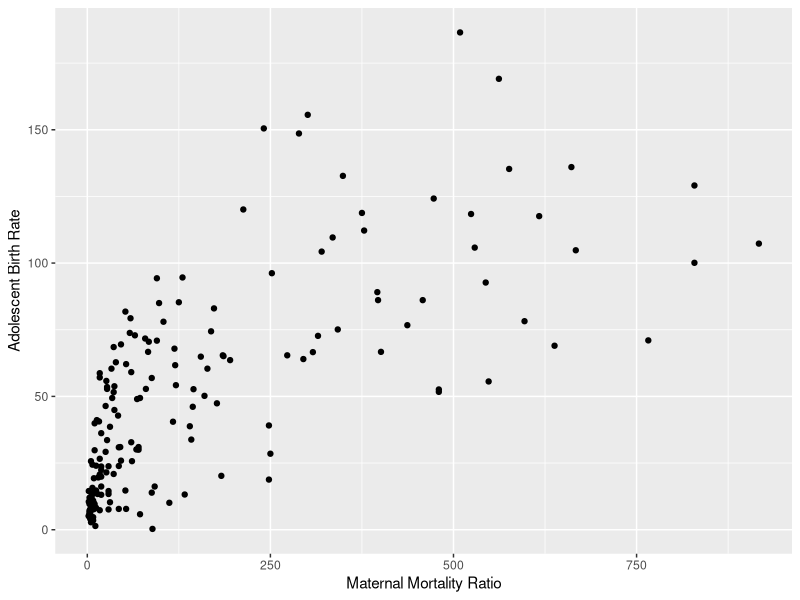
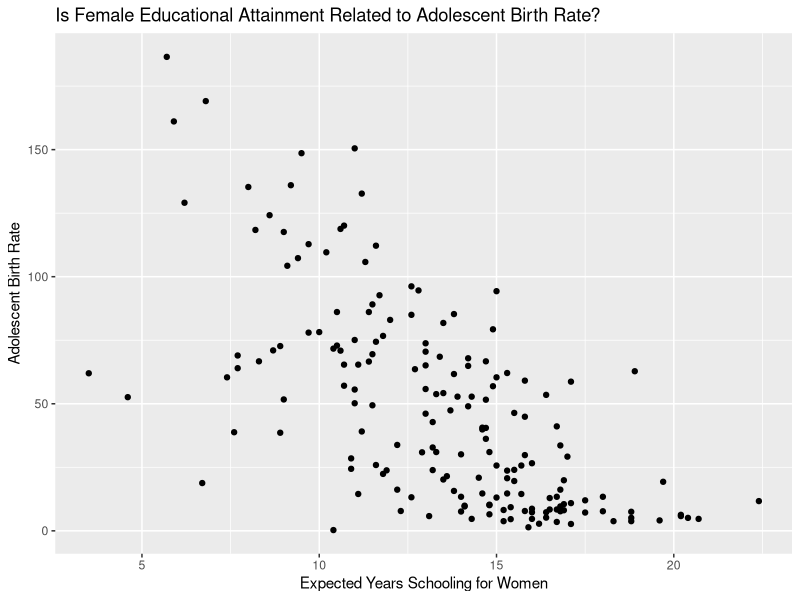
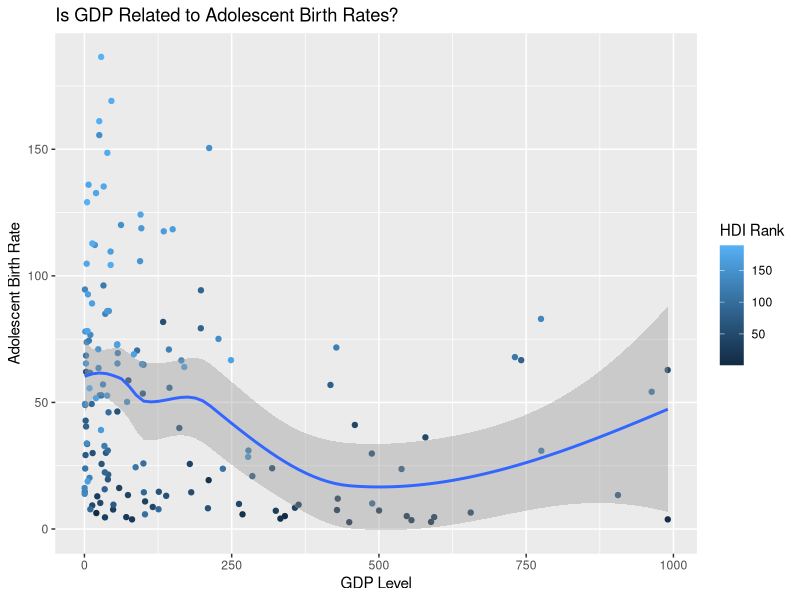
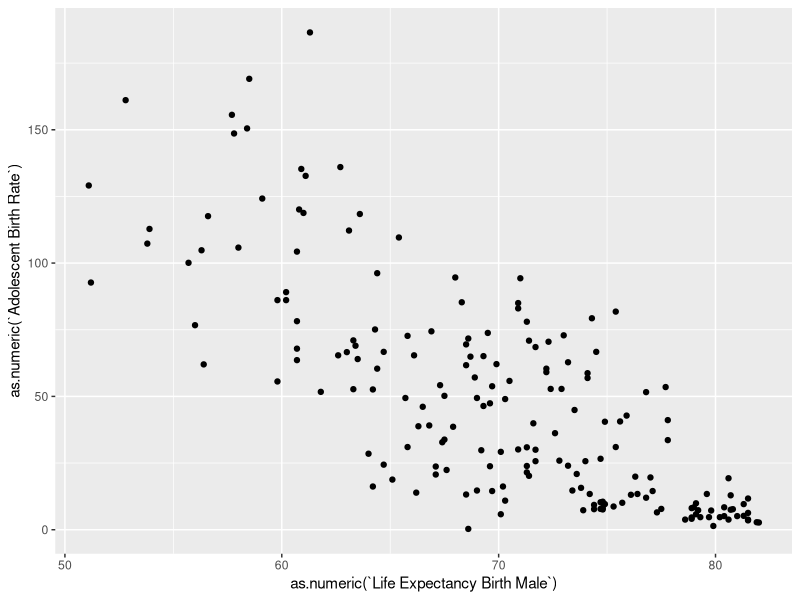
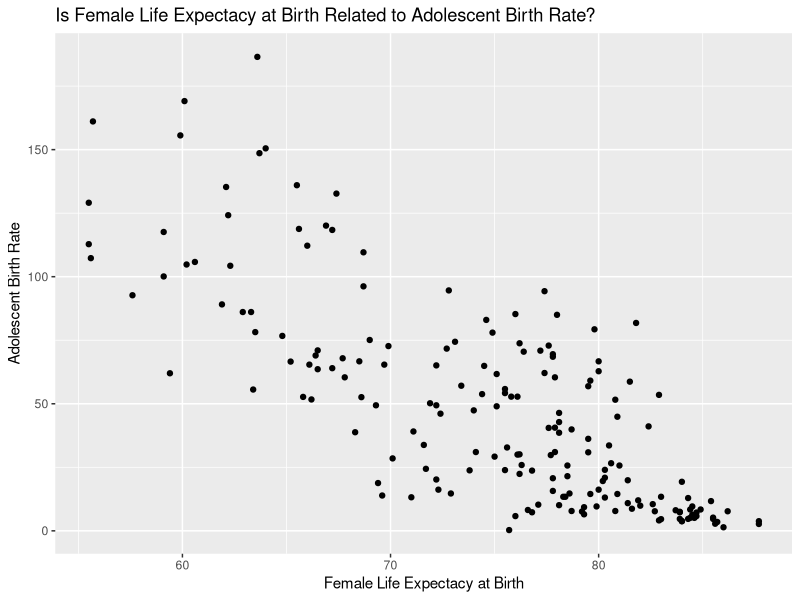
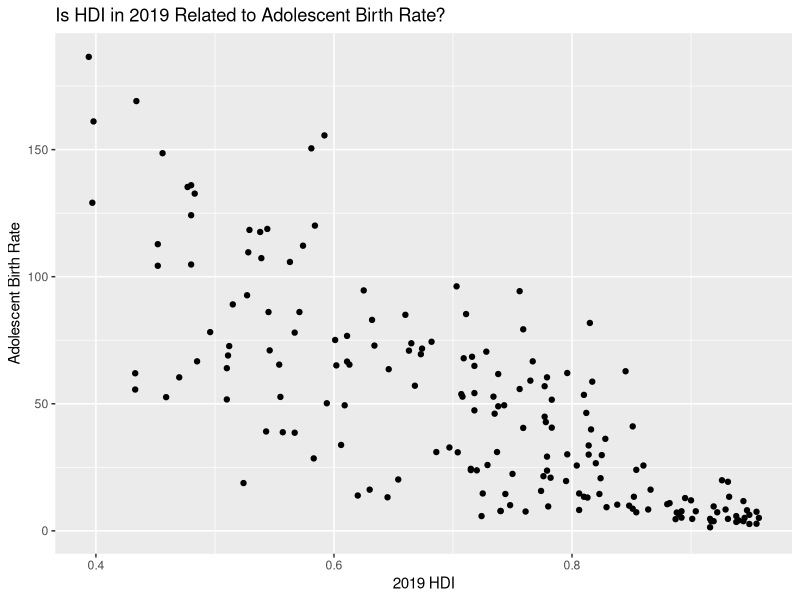
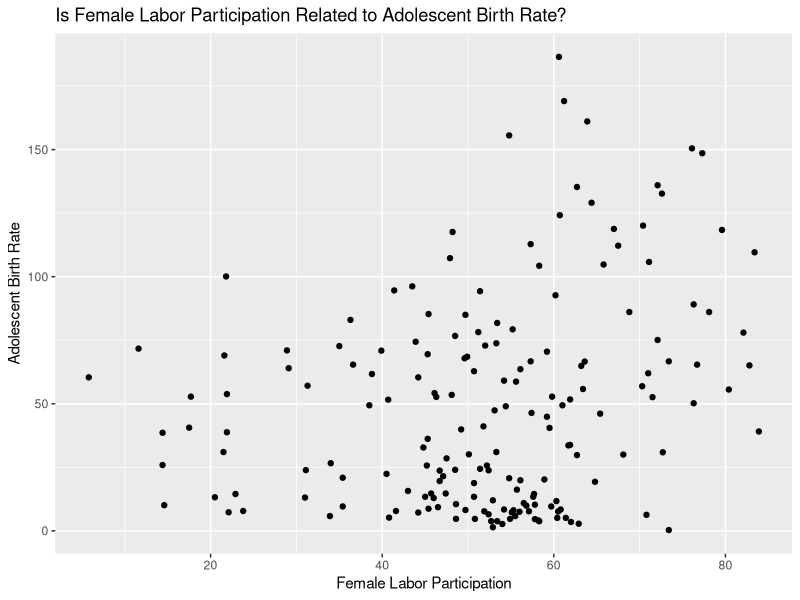
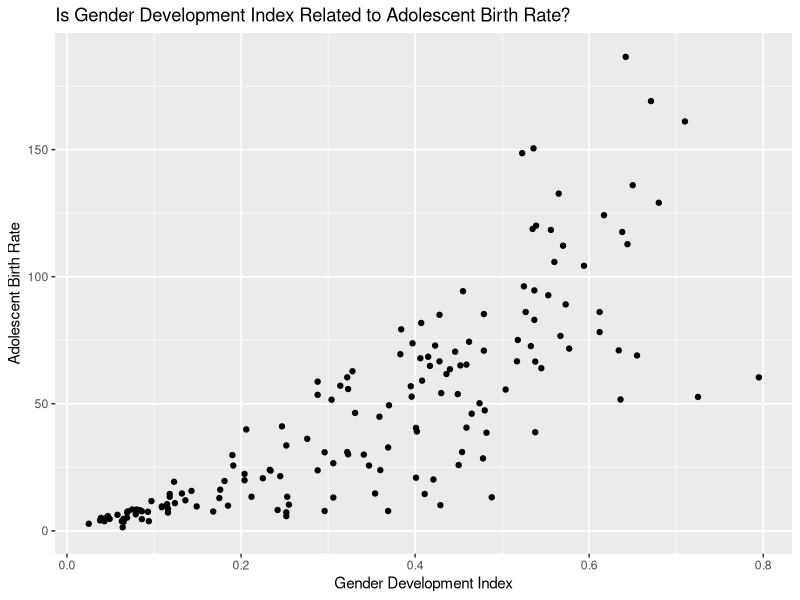

Generate these figures, in order, with R:
## ---- chunk 1
library(tidyverse)
library(dplyr)
library(ggplot2)

knitr::opts_chunk$set(eval = TRUE, echo = FALSE, message = FALSE, warning = FALSE)
## ---- chunk 2
hdi1 <- read.csv("../data/HDI_Table1.csv")
hdi4 <- read.csv("../data/HDI_Table4.csv")
hdi5 <- read.csv("../data/HDI_Table5.csv")
hdi8 <- read.csv("../data/HDI_Table8.csv")
hdi10 <- read.csv("../data/HDI_Table10.csv")
adolescent_births <- read.csv("../data/Adolescent_Births.csv")
contraceptive_prevalence <- read.csv("../data/Contraceptive_Prevalence.csv")
## ---- chunk 3
hdi1_clean <- slice(hdi1, -c(1:7, 74, 128, 166, 200, 207:270))
hdi1_clean <- select(hdi1_clean, select = -c(X.1, X.3, X.5, X.7, X.9, X.11))
names(hdi1_clean) <- c("HDI Rank", "Country", "HDI 2019", "Life Expectancy Birth", "Expected Years Schooling", "Mean Years Schooling", "GNI Per Capita", "GNI Per Capita Minus HDI", "HDI 2018")

hdi4_clean <- slice(hdi4, -c(1:7, 74, 128, 166, 200, 207:264))
hdi4_clean <- select(hdi4_clean, select = -c(X.1, X.3, X.5, X.7, X.9, X.11, X.13, X.15, X.17, X.19, X.21, X.23))
names(hdi4_clean) <- c("HDI Rank", "Country", "Gender Development Index", "Gender Development Index Group", "HDI Female", "HDI Male", "Life Expectancy Birth Female", "Life Expectancy Birth Male", "Expected Years Schooling Female", "Expected Years Schooling Male", "Mean Years Schooling Female", "Mean Years Schooling Male", "Estimated GNI per Capita Female", "Estimated GNI per Capita Male")

hdi5_clean <- slice(hdi5, -c(1:7, 74, 128, 166, 200, 207:270))
hdi5_clean <- select(hdi5_clean, select = -c(X.1, X.3, X.5, X.7, X.9, X.11, X.13, X.15, X.17))
names(hdi5_clean) <- c("HDI Rank", "Country", "Gender Development Index", "Gender Development Index Rank", "Maternal Mortality Ratio", "Adolescent Birth Rate", "Seats Parliament Female", "Secondary Education Female", "Secondary Education Male", "Labour Participation Female", "Labour Participation Male")

hdi8_clean <- slice(hdi8, -c(1:7, 74, 128, 166, 200, 207:264))
hdi8_clean <- select(hdi8_clean, select = -c(X.1, X.3, X.5, X.7, X.9, X.11, X.13, X.15, X.17, X.19, X.21, X.23, X.25, X.27, X.29 : X.33))
names(hdi8_clean) <- c("HDI Rank", "Country", "Infants Breastfed", "Lack DTP Immunization", "Lack Measles Immunization", "Child Malnutrition", "Mortality Rate Infant", "Mortality Rate Under 5", "Mortality Rate Female", "Mortality Rate Male", "Mortality Rate Noncommunicable Female", "Mortality Rate Noncommunicable Male", "Malaria Incidence", "TB Incidence", "HIV Prevalence", "Healthy Life Expectancy at Birth", "Health Expenditure of GDP")

hdi10_clean <- slice(hdi10, -c(1:7, 74, 128, 166, 200, 207:260))
hdi10_clean <- select(hdi10_clean, select = -c(X.1, X.3, X.5, X.7, X.9, X.11, X.13, X.15, X.17, X.19, X.21, X.23))
names(hdi10_clean) <- c("HDI Rank", "Country", "GDP", "GDP per Capita", "GDP Annual Growth", "Labour Share", "Gross Fixed Capital Formation of GDP", "General Government Consumption of GDP", "General Government Consumption Annual Growth", "Total Tax Revenue of GDP", "Taxes Income Profits Capital Gains of TTR", "External Debt Stock of GNI", "Total Debt Service of GNI", "Consumer Price Index")

adolescent_births_clean <- select(adolescent_births, select = c(ParentLocation, Location, Period, IsLatestYear, FactValueNumeric, Value))
names(adolescent_births_clean) <- c("World Region", "Country", "Period", "Is Latest Year", "Adolescent Births", "Adolescent Births Text")

contraceptive_prevalence_clean <- slice(contraceptive_prevalence, -c(1:8))
contraceptive_prevalence_clean <- select(contraceptive_prevalence_clean, select = c(X, X.2, X.3, X.4, X.5, X.6, X.19))
names(contraceptive_prevalence_clean) <- c("Country", "Survey Start Year", "Survey End Year", "Age Group", "Contraceptive Any Method", "Contraceptive Modern Method", "Contraceptive Traditional Method")
## ---- chunk 4

country_joined <- hdi1_clean %>%
  inner_join(hdi10_clean, by = "Country")%>%
  inner_join(hdi4_clean, by = "Country")%>%
  inner_join(hdi5_clean, by = "Country")%>%
  inner_join(hdi8_clean, by = "Country")

contraceptives_joined <- contraceptive_prevalence_clean %>%
  inner_join(adolescent_births_clean, by = "Country")
## ---- chunk 5

## ---- chunk 6

## ---- chunk 7
ggplot(country_joined, aes(x = as.numeric(`Maternal Mortality Ratio`), 
                           y = as.numeric(`Adolescent Birth Rate`))) +
  geom_point() +
  labs(x = "Maternal Mortality Ratio", y = "Adolescent Birth Rate")

## ---- chunk 8
country_joined %>%
  ggplot(aes(x= as.numeric(`Expected Years Schooling Female`), 
             y= as.numeric(`Adolescent Birth Rate`))) +
  geom_point() +
  labs(
    title= "Is Female Educational Attainment Related to Adolescent Birth Rate?",
    x="Expected Years Schooling for Women",
    y="Adolescent Birth Rate"
  )
## ---- chunk 9
ggplot(country_joined, aes(x = as.numeric(`GDP`), 
                           y = as.numeric(`Adolescent Birth Rate`), color = as.numeric(`HDI Rank.x`))) +
  geom_point() +
  geom_smooth() +
  labs(
    title= "Is GDP Related to Adolescent Birth Rates?",
    x="GDP Level",
    y="Adolescent Birth Rate",
    color = "HDI Rank") 
## ---- chunk 10
# country_pivot <- country_joined %>%
#   pivot_wider( cols = c("Life Expectancy Birth Male", "Life Expectancy Birth Female"),
#     names_from = gender,
#     values_from = "Adolescent Birth Rate"
#   )

ggplot(country_joined, aes(x = as.numeric(`Life Expectancy Birth Male`), 
                           y = as.numeric(`Adolescent Birth Rate`))) +
  geom_point()

ggplot(country_joined, aes(x = as.numeric(`Life Expectancy Birth Female`), 
                           y = as.numeric(`Adolescent Birth Rate`))) +
  geom_point()+
  labs(
    title= "Is Female Life Expectacy at Birth Related to Adolescent Birth Rate?",
    x="Female Life Expectacy at Birth",
    y="Adolescent Birth Rate"
  )

## ---- chunk 11
country_joined %>%
  ggplot(aes(x= as.numeric(`HDI 2019`), 
             y= as.numeric(`Adolescent Birth Rate`))) +
  geom_point() +
  labs(
    title= "Is HDI in 2019 Related to Adolescent Birth Rate?",
    x="2019 HDI",
    y="Adolescent Birth Rate"
  )
## ---- chunk 12
country_joined %>%
  ggplot(aes(x= as.numeric(`Labour Participation Female`), 
             y= as.numeric(`Adolescent Birth Rate`)))+
  geom_point() +
  labs(
    title= "Is Female Labor Participation Related to Adolescent Birth Rate?",
    x="Female Labor Participation",
    y="Adolescent Birth Rate"
  )
## ---- chunk 13
country_joined %>%
  ggplot(aes(x= as.numeric(`Gender Development Index.y`), 
             y= as.numeric(`Adolescent Birth Rate`))) +
  geom_point() +
  labs(
    title= "Is Gender Development Index Related to Adolescent Birth Rate?",
    x="Gender Development Index",
    y="Adolescent Birth Rate"
  )
## ---- chunk 14
# mainfit_2 <- linear_reg() %>% 
#   set_engine("lm") %>%
#   fit(`Adolescent Birth Rate` ~ `Gender Development Index.y` + `Labour Participation Female` + `HDI 2019` + `Life Expectancy Birth Female` + `GDP` + `HDI Rank.x` + `Expected Years Schooling Female` + `Maternal Mortality Ratio`, data = country_joined)
# tidy(mainfit_2)
## ---- chunk 15
